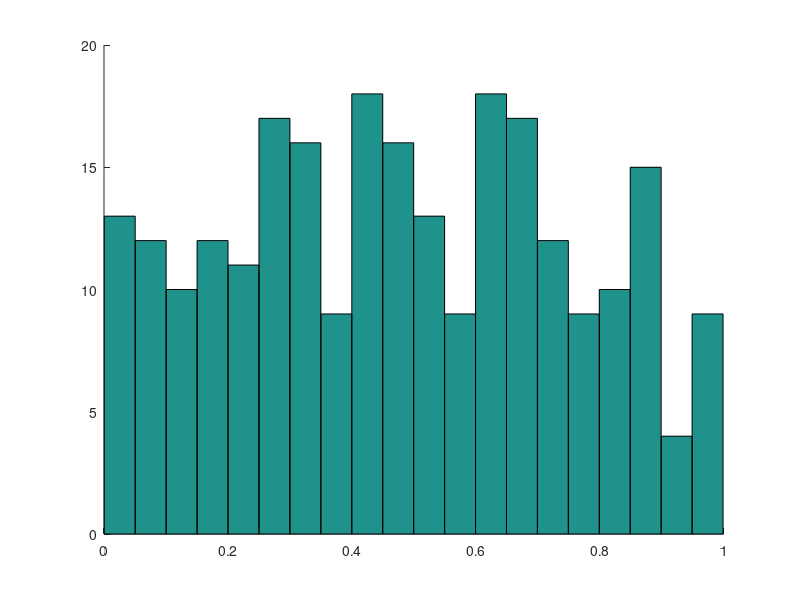

Reproduce this figure in MATLAB. (Note: this script raises an error after producing the figure.)
clear

%% clear figures
for j = 1:21
    figure(j)
    clf
end

%% settings/parameters
num_competitors = 250;% number of total competitors

num_traits = 1; % we want to generalize to more dimensions
f_mode = 3;% Which of the performance functions is to be used
fit_mode = 'cubic'; % Whether to use interpolation, cubic, or quintic fit

genetic_drift = 0.5*10^(-2);% Amount that the traits can change with reproduction
num_epochs = 50;% Number of evolutionary steps in each trial

num_experiments = 10;% Number of total trials
games_per_competitor = 100;% Number of games each competitor plays to determine fitness

num_conv_rate_boundary = 10;%Number of times we run convergence rate analysis for boundary cases
num_conv_rate_interior = 10;%Number of times we run convergence rate analysis for interior cases
% num_conv_rate = 10^6;% Number of competitors in convergence rate analysis
std_bounds = [-2.5,-1]; % bounds on range of stds to test for convergence (log base 10)
num_stds = 40;% Number of standard deviations that we run convergence rate analysis over
network_sample_size = 100; % size of network to sample per trial in convergence test
epoch_bounds = [10,10^3]; % max and min number of trials to run in convergence test
tol = 10^(-4); % desired tolerance on estimated rho in convergence test

tic;

%% Save parameters to results struct
results.parameters.num_competitors = num_competitors;
results.parameters.num_traits = num_traits;

results.parameters.f_mode = f_mode;
result.parameters.fit_mode = fit_mode;

results.parameters.genetic_drift = genetic_drift;
results.parameters.num_epochs = num_epochs;
results.parameters.num_experiments = num_experiments;

results.parameters.games_per_competitor = games_per_competitor;
results.parameters.num_conv_rate_boundary = num_conv_rate_boundary;
results.parameters.num_conv_rate_interior = num_conv_rate_interior;
% results.parameters.num_conv_rate = num_conv_rate;
results.parameters.std_bounds = std_bounds;
results.parameters.network_sample_size = network_sample_size;
results.epoch_bounds = [10,10^3];
results.tol = tol;

%% generate edge to endpoint mapping
edge_to_endpoints = NaN(num_competitors*(num_competitors - 1)/2,2);
k = 0;
for i = 1:num_competitors-1
    for j = i+1:num_competitors
        k = k+1;
        edge_to_endpoints(k,:) = [i,j];
    end
end


%% define performance function
if f_mode == 1
    %f = @(x,y) Moran_performance_function_interp(x,y,'log_odds_moran_pd');
    f = @(x,y) performance_pd_moran_24_individuals(x,y,fit_mode);
elseif f_mode == 2
    f = @(x,y) performance_stag_moran_24_individuals(x,y,fit_mode);
elseif f_mode == 3
    f = @(x,y) Moran_performance_function_interp(x,y,'log_odds_moran_chicken_10000_midway');
end


%% preallocate (generate data array that tracks data over multiple experiments)
experiment_array = zeros(num_experiments,12); % will store experimental results at end of evolution
step_by_step = NaN(num_epochs,6,num_experiments); % will store experimental results over each step

grad = NaN(num_traits,num_experiments); % stores gradient in performance at end of evolution
Hessian.xx = cell(num_experiments,1); % stores on diagonal block of the Hessian at end of evolution
Hessian.xy = cell(num_experiments,1); % stores off diagonal block of the Hessian at end of evolution

epsilon_prediction = NaN(num_experiments,1); % stores predicted value of epsilon at end of each experiment
rhos.prediction = NaN(num_experiments,1); % stores predicted value of rho (correlation coefficient) at end of each experiment
rhos.empirical = NaN(num_experiments,1); % stores the empirical value of rho at the end of each experiment
rel_intransitivity_prediction = NaN(num_experiments,1); % stores the predicted relative intransitivity at the end of each experiment
rhos.convergence.boundary.analytic = NaN(num_experiments,num_stds); % stores predicted correlation coefficient as a function of standard deviation around final centroid
rhos.convergence.interior.analytic = NaN(num_experiments,num_stds); % stores predicted correlation coefficient as a function of standard deviation around final centroid
rhos.convergence.boundary.mean = NaN(num_experiments,num_stds); % stores empirical correlation coefficient as a function of standard deviation around final centroid
rhos.convergence.interior.mean = NaN(num_experiments,num_stds); % stores empirical correlation coefficient as a function of standard deviation around final centroid
rhos.convergence.boundary.std = NaN(num_experiments,num_stds); % stores std in empirical correlation coefficient as a function of standard deviation around final centroid
rhos.convergence.interior.std = NaN(num_experiments,num_stds); % stores std in empirical correlation coefficient as a function of standard deviation around final centroid
boundary_correlation_coefficient = NaN(num_experiments,num_stds); % stores empirical correlation coefficient as a function of standard deviation around final centroid if on boundary
interior_correlation_coefficient = NaN(num_experiments,num_stds); % stores empirical correlation coefficient as a function of standard deviation around final centroid if in interior


%% loop over experiments
for experiment = 1:num_experiments
    
    %% randomly generate traits
    %[x,y,z] = rand_pick_sphere(num_competitors,0,1); %Call rand_pick_sphere function
    competitor_traits = rand(num_competitors,num_traits);
    
    %% display scatter of strategies
    figure(1)
    clf;
    hold on
    hist(competitor_traits,20,'fill')
    grid on
    axis square
    xlim([-0.1,1.1])
    
    %     ylim([-0.1,0.1])
    drawnow
    
    %% generate data array that tracks transitivity/intransitivity over time (epochs)
    epoch_array = zeros(num_epochs,6);
    cluster_centroid = zeros(1,num_traits);
    evolution_over = 0;%Dummy variable to check if we can stop the evolution process
    on_boundary = 0;%Dummy variable to state if the final location is on the boundary
    final_epoch = num_epochs;%final_epoch will output the right row of the epoch_array to experiment_array, this starts at the maximal epoch and changes if evolution_over changes
    epoch = 1;
    
    %% loop over epochs
    while epoch < final_epoch && evolution_over == 0
        
        %% Calculate performance using the performance function
        X = competitor_traits(edge_to_endpoints(:,1),:);
        Y = competitor_traits(edge_to_endpoints(:,2),:);
        competition = sparse(edge_to_endpoints(:,1), edge_to_endpoints(:,2),...
            f(X,Y),num_competitors,num_competitors) - ...
            sparse(edge_to_endpoints(:,2), edge_to_endpoints(:,1),...
            f(X,Y),num_competitors,num_competitors);
        competition = full(competition);
        
        %% Sample event outcomes
        n_events = games_per_competitor*num_competitors;
        
        competitors = NaN([n_events,2]);
        
        Z = rand([n_events,1]); % this is all the random numbers we need
        p_win = NaN([n_events,1]);
        
        num_game = 0;
        for l = 1:num_competitors
            for events = 1:games_per_competitor
                %% count games
                num_game = num_game+1;
                
                %% pick opponent
                stop = 0;
                while stop == 0
                    m = randperm(num_competitors,1);
                    if m ~= l
                        stop = 1;
                    end
                end
                
                %% store competitors
                competitors(num_game,1) = l;
                competitors(num_game,2) = m;
                
                %% get win probability
                p_win(num_game) = (1 + exp(-competition(l,m)))^(-1); % p_win = logistic(performance)
                
            end
            
        end
        
        Outcomes = (Z <= p_win); % = 1 if l wins, 0 if m wins
        
        %% Compute win frequencies (only left competitor)
        win_freq = sum(reshape(Outcomes, [games_per_competitor,num_competitors])',2)/games_per_competitor;
        indices = (1:num_competitors)';
        winfreq_with_indices = [indices,win_freq];
        
        %% performing the HHD for a complete graph ***only works for complete graphs
        ratings = (1/num_competitors)*sum(competition,2);
        
        
        %% decompose log odds
        F_t = ratings - ratings';
        F_c = competition - F_t;
        
        %% sizes of components
        Transitivity = norm(F_t,'fro')/sqrt(2);
        Intransitivity = norm(F_c,'fro')/sqrt(2);
        
        
        %% covariance calculations
        cov_at_step = trace(cov(competitor_traits));
        
        %% choose highest-fitness competitors
        winfreq_with_indices = sortrows(winfreq_with_indices,2, 'descend');
        highest_fitness = winfreq_with_indices(1:num_competitors/10,:);
        
        %% analyze for clusters
        AIC = zeros(1,round(num_competitors/10));
        GMModels = cell(1,round(num_competitors/10));
        options = statset('MaxIter',500);
        for k = 1:(round(num_competitors/10))%Getting an ill-conditioned covariance error
            GMModels{k} = fitgmdist(competitor_traits,k,'Options',options,'CovarianceType','full', 'RegularizationValue',genetic_drift/10);
            AIC(k)= GMModels{k}.AIC;
        end
        
        [minAIC,numComponents] = min(AIC);
        n_classes = numComponents;
        
        %% cluster centroid (I moved the analyze for clusters function earlier to put this)
        %if cov_at_step < 4*num_traits*genetic_drift^2 %covariance is within twice range we'd expect if it was a single point that expanded outwards
        new_cluster_centroid = mean(competitor_traits);
        if n_classes == 1 && (norm(cluster_centroid - new_cluster_centroid)) < genetic_drift/5%Cluster centroid has stopped moving
            evolution_over = 1;
            final_epoch = epoch;
        end
        cluster_centroid = new_cluster_centroid;
        %end
        
        %% reproduction process
        new_competitor_traits = NaN(num_competitors,num_traits);
        parent_traits = competitor_traits(highest_fitness(:,1),:);
        for i=0:(num_competitors/10-1)
            for j=1:10
                drift_vector = genetic_drift*(randn(1,num_traits));
                child_vector = competitor_traits(highest_fitness(i+1,1),:) + drift_vector;
                %if norm(child_vector) > 1 (code for sphere only)
                %    child_vector = 1/norm(child_vector)*child_vector;
                %end
                if child_vector > 1
                    child_vector = 1;
                elseif child_vector < 0
                    child_vector = 0;
                end
                new_competitor_traits(j+(10*i),:) = child_vector;
            end
        end
        competitor_traits = new_competitor_traits;
        
        %% display scatter of strategies
        figure(1)
        clf;
        hold on
        hist(competitor_traits,20,'fill')
        grid on
        axis square
        xlim([-0.1,1.1])
        
        %     ylim([-0.1,0.1])
        drawnow
        
        
        
        %% add to arrays
        for epoch_fill = epoch:num_epochs%Fixed to now fill subsequent epochs up to max
            epoch_array(epoch_fill,1) = Transitivity;
            epoch_array(epoch_fill,2) = Intransitivity;
            epoch_array(epoch_fill,3) = Intransitivity/sqrt(Transitivity^2 + Intransitivity^2);
            epoch_array(epoch_fill,4) = cov_at_step;
            epoch_array(epoch_fill,5) = n_classes;
            epoch_array(epoch_fill,6) = 1;
        end
        epoch = epoch + 1;
        
        
    end
    step_by_step(:,:,experiment) = epoch_array;
    
    %% Flag if final centroid is on the boundary
    final_gen_traits = max(parent_traits,[],2);
    max_coordinate = quantile(final_gen_traits,0.25,1);
    if max_coordinate > 1-1.96*genetic_drift
        on_boundary = 1;
    end
    
    % Compute gradient and Hessian at centroid
    if f_mode == 1
        [g,H] = Hessian_for_performance_pd_moran_24_individuals(cluster_centroid,fit_mode);
    elseif f_mode == 2
        [g,H] = Hessian_for_performance_stag_moran_24_individuals(cluster_centroid,fit_mode);
    elseif f_mode == 3
        %         [g,H] = Hessian_for_example_performance_6(cluster_centroid,trait_pairs,alpha,linear_amplitude,phase);
    end
    
    if f_mode ~= 3
        grad(:,experiment) = g;
        Hessian_xx{experiment} = H.xx;
        Hessian_xy{experiment} = H.xy;
        hessian_xx_norm = norm(H.xx,'fro');
        hessian_xy_norm = norm(H.xy,'fro');
    end
    
    
    %% predict relative size of intransitivity, use to compare to empirical result for the final sample
    %     Sigma = cov(competitor_traits);
    %     final_std(experiment) = sqrt(trace(Sigma)/num_traits);
    %     epsilon_prediction(experiment) = trace(-H.xy*Sigma*H.xy*Sigma)/(2*g'*Sigma*g + trace(H.xx*Sigma*H.xx*Sigma));
    %     rhos.prediction(experiment) = 1/(2*(1 + epsilon_prediction(experiment)));
    %
    %     E = num_competitors*(num_competitors - 1)/2;
    %     L = E - (num_competitors - 1);
    %     rel_intransitivity_prediction(experiment) = sqrt((1 - 2*rhos.prediction(experiment))*(L/E));
    %
    %
    
    %% empirical correlation
    %     rhos.empirical(experiment) = (1 - (E/L)*(Intransitivity^2/(Transitivity^2 + Intransitivity^2)))/2;
    %
    %        %% predict rho as a function of standard deviation
    %     epsilon = @(std_traits) norm(H.xy,'fro')^2./(2*(norm(g)./std_traits).^2 + norm(H.xx,'fro')^2);
    %     rho = @(std_traits) 1./(2*(1 + epsilon(std_traits))); %we will want to compare this to the results from the empirical approach defined below
    
    
    %     %% Calculate convergence rate given deviations of competitors from final cluster centroid (boundary)
    %     if  num_conv_rate_boundary > 0 && on_boundary == 1
    %         boundary_std_convergence_list = 10.^(linspace(std_bounds(2),std_bounds(1),num_stds));
    %         for repopulate_step = 1:length(boundary_std_convergence_list)
    %             %% compute theoretical rho and epsilon
    %             epsilons(experiment,repopulate_step) = epsilon(boundary_std_convergence_list(repopulate_step));
    %             rhos.convergence.boundary.analytic(experiment,repopulate_step) = rho(boundary_std_convergence_list(repopulate_step)); % compare to rhos.mean from below
    %
    %             if num_conv_rate_boundary > 0 %run 10 total convergence rate tests empirically
    %                 %% estimate rho empirically
    %                 [rhos.convergence.boundary.mean(experiment,repopulate_step),rhos.convergence.boundary.std(experiment,repopulate_step)] = estimate_rho_Gauss(f,cluster_centroid,boundary_std_convergence_list(repopulate_step)^2,tol,epoch_bounds,network_sample_size);
    %                 boundary_correlation_coefficient(experiment,repopulate_step) = rhos.convergence.boundary.mean(experiment,repopulate_step);
    %             end
    %
    %         end
    %         num_conv_rate_boundary = num_conv_rate_boundary-1;
    %     end
    %
    %     %% Calculate convergence rate given deviations of competitors from final cluster centroid (interior)
    %     if num_conv_rate_interior > 0 && on_boundary == 0 %run 10 total convergence rate tests
    %         interior_std_convergence_list = 10.^(linspace(std_bounds(2),std_bounds(1),num_stds));
    %         for repopulate_step = 1:length(interior_std_convergence_list)
    %             %% compute theoretical rho and epsilon
    %             epsilons(experiment,repopulate_step) = epsilon(interior_std_convergence_list(repopulate_step));
    %             rhos.convergence.interior.analytic(experiment,repopulate_step) = rho(interior_std_convergence_list(repopulate_step)); % compare to rhos.mean from below
    %
    %             %% estimate rho empirically
    %             [rhos.convergence.interior.mean(experiment,repopulate_step),rhos.convergence.interior.std(experiment,repopulate_step)] = estimate_rho_Gauss(f,cluster_centroid,interior_std_convergence_list(repopulate_step)^2,tol,epoch_bounds,network_sample_size);
    %             interior_correlation_coefficient(experiment,repopulate_step) = rhos.convergence.interior.mean(experiment,repopulate_step);
    %         end
    %         num_conv_rate_interior = num_conv_rate_interior - 1;
    %     end
    %
    %% Add parameters from this to experiments array and structs
    experiment_array(experiment,1) = epoch_array(1,3);
    experiment_array(experiment,2) = epoch_array(1,4);
    experiment_array(experiment,3) = epoch_array(2,5);
    experiment_array(experiment,4) = epoch_array(final_epoch,3);
    experiment_array(experiment,5) = epoch_array(final_epoch,4);
    experiment_array(experiment,6) = epoch_array(final_epoch,5);
    experiment_array(experiment,7) = final_epoch;
    experiment_array(experiment,8) = max_coordinate;
    experiment_array(experiment,9) = on_boundary;
    %     experiment_array(experiment,11) = hessian_xx_norm;
    %     experiment_array(experiment,12) = hessian_xy_norm;
    
    %% print
    fprintf('\n Trial %d of %d complete \n',experiment,num_experiments)
end

%% Add parameters to structs
grad_norm = vecnorm(grad);
grad_norm = grad_norm';

results.stepbysteparray = step_by_step;
results.intransitivity.initial = experiment_array(:,1);
results.covariance.initial = experiment_array(:,2);
results.clusters.initial = experiment_array(:,3);
results.intransitivity.final = experiment_array(:,4);
results.covariance.final = experiment_array(:,5);
results.clusters.final = experiment_array(:,6);
results.num.steps = experiment_array(:,7);%(Struct)
results.maxcoordinate = experiment_array(:,8);
results.norms.gradient = grad_norm;
results.norms.xxhessian = experiment_array(:,11);
results.norms.xyhessian = experiment_array(:,12);

if f_mode ~= 3
    results.analysis.grad = grad;
    results.analysis.Hessian = Hessian;
end
% results.analysis.epsilon = epsilon_prediction;
% results.analysis.rho = rhos.prediction;
% results.analysis.rho_empirical = rhos.empirical;
% results.analysis.rel_intransitivity = rel_intransitivity_prediction;
% results.analysis.epsilon_function = epsilon;


% results.convergence_test.boundary.stds = boundary_std_convergence_list;
% results.convergence_test.boundary.rhos = boundary_correlation_coefficient;
% results.convergence_test.boundary.rho_mean = nanmean(boundary_correlation_coefficient);
% results.convergence_test.boundary.rho_predictions = rhos.convergence.boundary.analytic;
% results.convergence_test.interior.stds = interior_std_convergence_list;
% results.convergence_test.interior.rhos = interior_correlation_coefficient;
% results.convergence_test.interior.rho_mean = nanmean(interior_correlation_coefficient);
% results.convergence_test.interior.rho_predictions = rhos.convergence.interior.analytic;

%% Save step-by-step results
step_by_step_array = NaN(num_epochs,6);
step_by_step_array = nansum(step_by_step,3);
step_by_step_array(:,(1:5)) = step_by_step_array(:,(1:5))./step_by_step_array(:,6);

step_by_step_std = NaN(num_epochs,6);
step_by_step_std = std(step_by_step,[],3,'omitnan');

%% Quantiles for step-by-step
step_by_step_first_quantile = quantile(step_by_step, 0.25, 3);
step_by_step_second_quantile = quantile(step_by_step, 0.75, 3);

%% Save step-by-step array to structs
results.bystep.intransitivity.mean = step_by_step_array(:,3);
results.bystep.covariance.mean = step_by_step_array(:,4);
results.bystep.clusters.mean = step_by_step_array(:,5);
results.bystep.remaining.mean = step_by_step_array(:,6);
results.bystep.intransitivity.std = step_by_step_std(:,3);
results.bystep.covariance.std = step_by_step_std(:,4);
results.bystep.clusters.std = step_by_step_std(:,5);
results.bystep.remaining.std = step_by_step_std(:,6);
results.bystep.intransitivity.firstquant = step_by_step_first_quantile(:,3);
results.bystep.covariance.firstquant = step_by_step_first_quantile(:,4);
results.bystep.clusters.firstquant = step_by_step_first_quantile(:,5);
results.bystep.remaining.firstquant = step_by_step_first_quantile(:,6);
results.bystep.intransitivity.secondquant = step_by_step_second_quantile(:,3);
results.bystep.covariance.secondquant = step_by_step_second_quantile(:,4);
results.bystep.clusters.secondquant = step_by_step_second_quantile(:,5);
results.bystep.remaining.secondquant = step_by_step_second_quantile(:,6);

%% Find overall information about our experiment's runtime and save to struct
runtime = toc;
results.parameters.runtime = runtime;

%% save structs
save('evolution_test_4_results.mat', 'results');

%% visualize data
PlotResults_Moran('evolution_test_4_results.mat');

